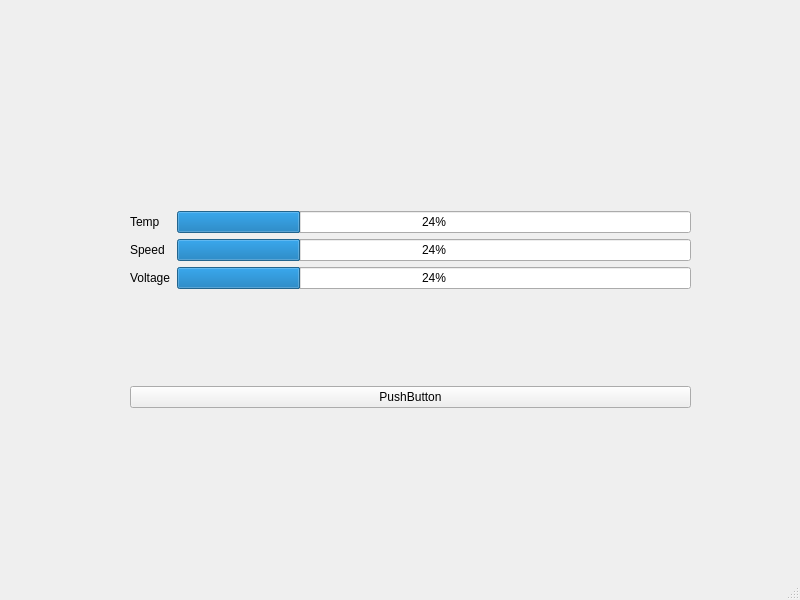
<?xml version="1.0" encoding="UTF-8"?>
<ui version="4.0">
 <class>MainWindow</class>
 <widget class="QMainWindow" name="MainWindow">
  <property name="geometry">
   <rect>
    <x>0</x>
    <y>0</y>
    <width>800</width>
    <height>600</height>
   </rect>
  </property>
  <property name="windowTitle">
   <string>MainWindow</string>
  </property>
  <widget class="QWidget" name="centralwidget">
   <widget class="QWidget" name="">
    <property name="geometry">
     <rect>
      <x>130</x>
      <y>120</y>
      <width>561</width>
      <height>381</height>
     </rect>
    </property>
    <layout class="QVBoxLayout" name="verticalLayout_3">
     <item>
      <layout class="QHBoxLayout" name="horizontalLayout">
       <item>
        <layout class="QVBoxLayout" name="verticalLayout_2">
         <item>
          <widget class="QLabel" name="labelTemperature">
           <property name="text">
            <string>Temp</string>
           </property>
          </widget>
         </item>
         <item>
          <widget class="QLabel" name="labelSpeed">
           <property name="text">
            <string>Speed</string>
           </property>
          </widget>
         </item>
         <item>
          <widget class="QLabel" name="labelVoltage">
           <property name="text">
            <string>Voltage</string>
           </property>
          </widget>
         </item>
        </layout>
       </item>
       <item>
        <layout class="QVBoxLayout" name="verticalLayout">
         <item>
          <widget class="QProgressBar" name="progressBarTemp">
           <property name="value">
            <number>24</number>
           </property>
          </widget>
         </item>
         <item>
          <widget class="QProgressBar" name="progressBarSpeed">
           <property name="value">
            <number>24</number>
           </property>
          </widget>
         </item>
         <item>
          <widget class="QProgressBar" name="progressBarVoltage">
           <property name="value">
            <number>24</number>
           </property>
          </widget>
         </item>
        </layout>
       </item>
      </layout>
     </item>
     <item>
      <widget class="QPushButton" name="pushButtonStart">
       <property name="text">
        <string>PushButton</string>
       </property>
      </widget>
     </item>
    </layout>
   </widget>
  </widget>
  <widget class="QMenuBar" name="menubar">
   <property name="geometry">
    <rect>
     <x>0</x>
     <y>0</y>
     <width>800</width>
     <height>26</height>
    </rect>
   </property>
  </widget>
  <widget class="QStatusBar" name="statusbar"/>
 </widget>
 <resources/>
 <connections/>
</ui>
